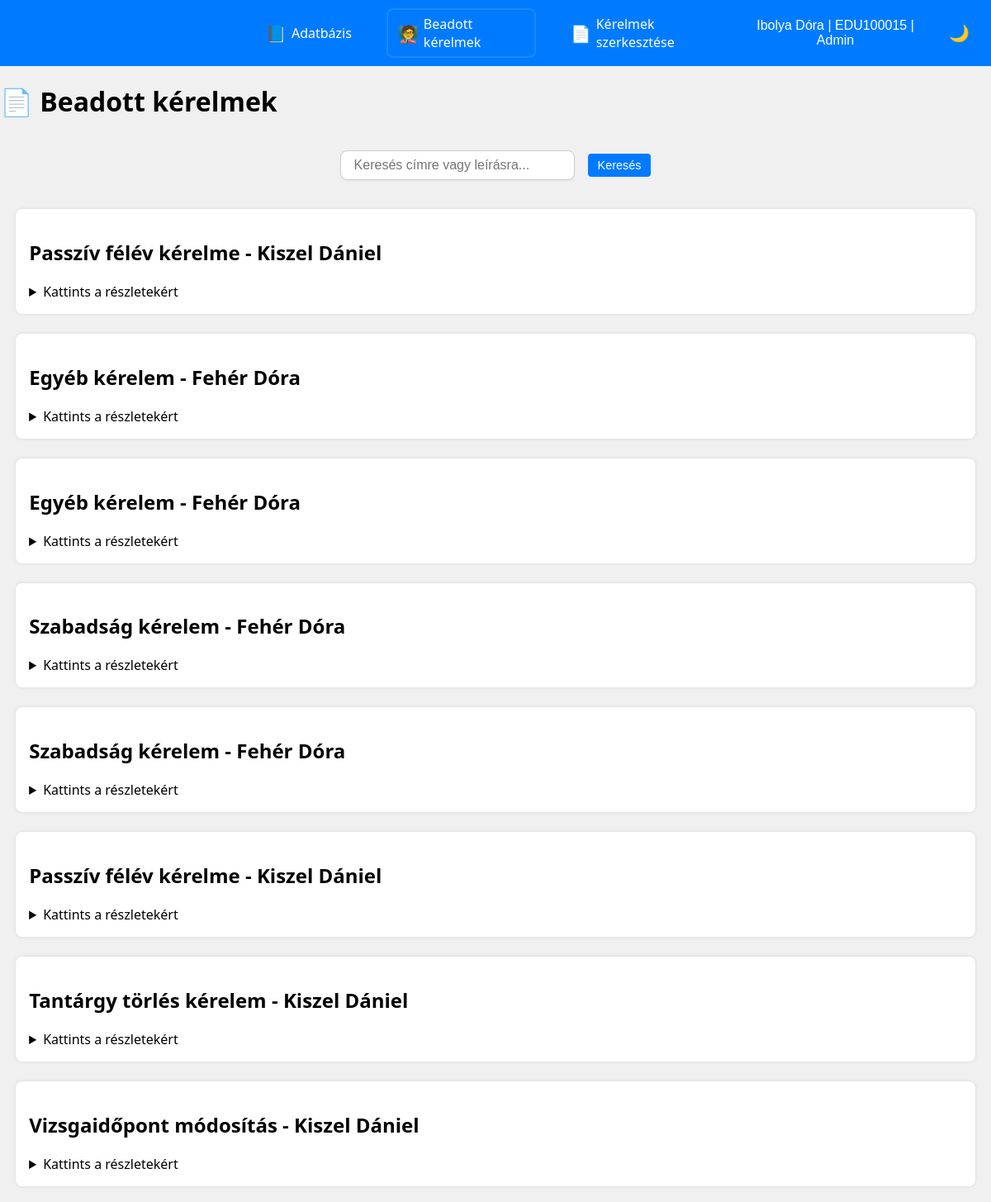
Page /admin/submitted_request.php (signed in) on the committed database.
### tables this page shows
CREATE TABLE users (
    id INT AUTO_INCREMENT PRIMARY KEY,
    name VARCHAR(100) NOT NULL,
    eduportal_id VARCHAR(20) NOT NULL UNIQUE,  
    email VARCHAR(100) NOT NULL,
    phone VARCHAR(20),
    password_hash VARCHAR(255) NOT NULL,  
    postal_code VARCHAR(10),
    city VARCHAR(100),
    address VARCHAR(255),
    birth_date DATE,
    mothers_name VARCHAR(100),
    role ENUM('hallgato', 'tanar', 'admin') NOT NULL DEFAULT 'hallgato',
    course_code VARCHAR(20),
	financing_type ENUM('állami', 'önköltséges') NOT NULL,
    created_at TIMESTAMP DEFAULT CURRENT_TIMESTAMP,
	updated_at TIMESTAMP DEFAULT CURRENT_TIMESTAMP ON UPDATE CURRENT_TIMESTAMP
);

CREATE TABLE student_requests (
    id INT NOT NULL AUTO_INCREMENT PRIMARY KEY,
    users_eduportal_ID VARCHAR(20) NOT NULL,
    template_id INT NOT NULL,
    submitted_at DATETIME DEFAULT CURRENT_TIMESTAMP,
    status ENUM('beküldve', 'elfogadva', 'elutasítva', 'módosításra visszaküldve') DEFAULT 'beküldve',
    reviewed_at DATETIME,
    admin_comment TEXT,
	created_at DATETIME DEFAULT CURRENT_TIMESTAMP,
    updated_at DATETIME DEFAULT CURRENT_TIMESTAMP ON UPDATE CURRENT_TIMESTAMP,

    FOREIGN KEY (users_eduportal_ID) REFERENCES users(eduportal_id),
    FOREIGN KEY (template_id) REFERENCES request_templates(id)
);

CREATE TABLE request_templates (
    id INT NOT NULL AUTO_INCREMENT PRIMARY KEY,
    title VARCHAR(255) NOT NULL,
    description TEXT,
	to_who TEXT,
    created_at DATETIME DEFAULT CURRENT_TIMESTAMP,
    updated_at DATETIME DEFAULT CURRENT_TIMESTAMP ON UPDATE CURRENT_TIMESTAMP
);

### admin/submitted_request.php (the view, shortened to what this page needs)
<?php
$eduportal_id = $_SESSION['eduportal_id'];
global $conn;
$user_sql = "
SELECT
    name
FROM users
WHERE eduportal_id = ?";
$user_stmt = $conn->prepare($user_sql);
$user_stmt->bind_param("s", $eduportal_id);
$user_stmt->execute();
$user_result = $user_stmt->get_result();
$user = $user_result->fetch_assoc();
$user_name = $user['name'] ?? 'Ismeretlen';
$user_course = "Admin";
$search = $_GET['search'] ?? '';
$request_sql = "
    SELECT sr.id AS request_id,
           sr.template_id,
           rt.title,
           rt.description,
           rt.to_who,
           u.name AS student_name,
           sr.submitted_at,
           sr.status,
           sr.admin_comment
    FROM student_requests sr
    JOIN request_templates rt ON sr.template_id = rt.id
    JOIN users u ON sr.users_eduportal_ID = u.eduportal_id
    WHERE rt.title LIKE CONCAT('%', ?, '%')
       OR rt.description LIKE CONCAT('%', ?, '%')
    ORDER BY sr.submitted_at DESC
";
$request_stmt = $conn->prepare($request_sql);
$request_stmt->bind_param("ss", $search, $search);
$request_stmt->execute();
$request_result = $request_stmt->get_result();
$requests = [];
while ($row = $request_result->fetch_assoc()) {
    $requests[$row['request_id']] = $row;
}
?>
<!DOCTYPE html>
<html lang="hu">
<head>
    <link rel="stylesheet" href="../CSS/site_style.css">
    <link rel="stylesheet" href="../CSS/request.css">
</head>
<body>
<header>
    <div class="menu">
    </div>
    <nav class="main-nav">
        <a href="database.php"><span class="icon">📘</span> Adatbázis</a>
        <a id="active" href="#"><span class="icon">🧑‍🏫</span> Beadott kérelmek</a>
        <a href="request.php"><span class="icon">📄</span> Kérelmek szerkesztése</a>
    </nav>
    <div class="user-menu">
        <div class="dropdown">
            <button id="dropdownToggleR" class="dropbtn">
                <?= htmlspecialchars($user_name) ?> | <?= htmlspecialchars($eduportal_id) ?> | <?= htmlspecialchars($user_course) ?>
            </button>
        </div>
        <div class="theme-switcher">
            <button id="theme-toggle" class="theme-btn">🌙</button>
        </div>
    </div>
</header>
<main class="layout">
    <h1>📄 Beadott kérelmek</h1>
    <form method="get" action="submitted_request.php" class="search-form">
        <input type="text" name="search" placeholder="Keresés címre vagy leírásra..." value="<?= htmlspecialchars($search) ?>">
        <button type="submit">Keresés</button>
    </form>
    <div class="requests-container">
        <?php if (empty($requests)): ?>
            <p>Nincs találat.</p>
        <?php else: ?>
            <?php foreach ($requests as $req): ?>
                <div class="request-card" data-request-id="<?= $req['request_id'] ?>">
                    <h2><?= htmlspecialchars($req['title']) ?> - <?= htmlspecialchars($req['student_name']) ?></h2>
                    <details>
                        <summary>Kattints a részletekért</summary>
                    </details>
                </div>
            <?php endforeach; ?>
        <?php endif; ?>
    </div>
</main>
</body>
</html>

### CSS/site_style.css (style rules this page uses)
:root { --background-light: #f0f0f0; --background-dark: #1e1e1e; --text-dark: #000000; --text-light: #ffffff; --primary-color: #007bff; --secondary-color: #ffa500; --dropdown-bg: #ffffff; --dropdown-bg-dark: #333333; --primary-hover: #0056b3; --secondary-hover: #e48a02; }
body { margin: 0; font-family: "Segoe UI", sans-serif; background-color: var(--background-light); color: var(--text-dark); min-height: 100vh; display: flex; flex-direction: column; }
header { display: flex; justify-content: space-between; align-items: center; background-color: var(--primary-color); color: var(--text-light); padding: 10px 20px; width: 100%; box-sizing: border-box; }
.menu, .user-menu { flex: 1; }
.user-menu { display: flex; align-items: center; justify-content: flex-end; gap: 10px; }
.main-nav { display: flex; justify-content: center; gap: 30px; flex: 2; }
.main-nav a { color: var(--text-light); text-decoration: none; font-size: 16px; display: flex; align-items: center; gap: 6px; padding: 8px 12px; transition: background-color 0.3s; }
.main-nav a#active { border: 2px solid rgba(255, 255, 255, 0.1); border-radius: 8px; padding: 6px 12px; }
.dropdown { position: relative; display: inline-block; }
.dropbtn { background-color: transparent; color: var(--text-light); border: none; font-size: 16px; cursor: pointer; padding: 8px 16px; }
.user-menu .dropdown { position: relative; }
.theme-switcher { display: flex; gap: 10px; }
.theme-btn { background: none; border: none; color: var(--text-light); font-size: 20px; cursor: pointer; }
.icon { font-size: 20px; }

### CSS/request.css (style rules this page uses)
.search-form { width: auto; padding: 1rem; display: flex; gap: 1rem; align-items: center; flex-wrap: wrap; background-color: transparent; border: none; justify-content: center; }
.search-form input[type="text"] { min-width: 250px; width: auto; padding: 0.5rem 1rem; border: 1px solid #ccc; border-radius: 8px; font-size: 1rem; background-color: var(--dropdown-bg); box-shadow: 0 1px 2px rgba(0, 0, 0, 0.05); transition: all 0.2s ease; }
.search-form button { background-color: var(--primary-color); color: var(--text-light); border: none; padding: 6px 12px; font-size: 0.9em; border-radius: 4px; cursor: pointer; }
.requests-container { display: flex; flex-direction: column; gap: 1.5em; border: none; padding: 1.2rem; }
.request-card { background-color: var(--card-background); padding: 1rem; border-radius: 8px; box-shadow: 0 0 4px rgba(0, 0, 0, 0.1); }

### rows in the picture
users: name "Ibolya Dóra"
student_requests: template.title "Passzív félév kérelme", users.name "Kiszel Dániel"
student_requests: template.title "Egyéb kérelem", users.name "Fehér Dóra"
student_requests: template.title "Egyéb kérelem", users.name "Fehér Dóra"
student_requests: template.title "Szabadság kérelem", users.name "Fehér Dóra"
student_requests: template.title "Szabadság kérelem", users.name "Fehér Dóra"
student_requests: template.title "Passzív félév kérelme", users.name "Kiszel Dániel"
student_requests: template.title "Tantárgy törlés kérelem", users.name "Kiszel Dániel"
student_requests: template.title "Vizsgaidőpont módosítás", users.name "Kiszel Dániel"

### other values in the picture
$eduportal_id "EDU100015"
$user_course "Admin"
